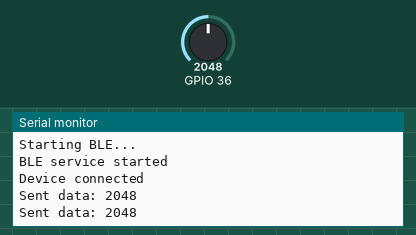
Simulated run of this sketch. Board: ESP32. Shown: the last lines printed to the serial monitor. Inputs (shaded band) come from the test bench; at power-on: GPIO 36 = 2048. Nothing arrives over Bluetooth unless stated; a phone connects over Bluetooth LE 3 s after start.

Above: at 4.8 s.
4.9 s: GPIO 36 set to 2866
At 5.5 s:
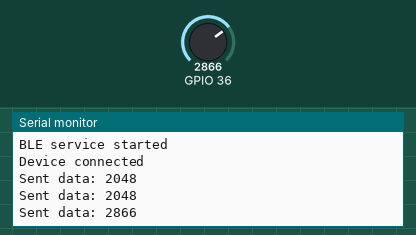
6.5 s: GPIO 36 set to 3603
At 7.8 s:
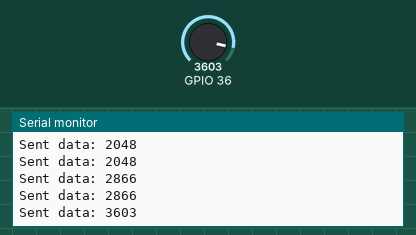
Timing chart, 0 to 9.5 s (numbered marks = the images above; inputs shaded):
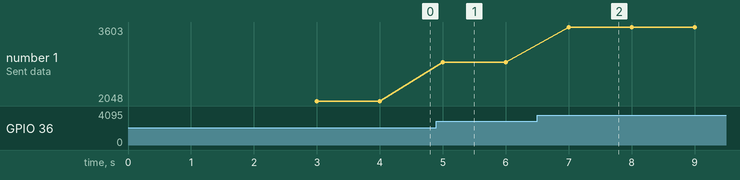

Measured:
- after the input at 4.9 s, the serial monitor: prints a new line after 0.10 s (image 1)
- after the input at 6.5 s, the serial monitor: prints a new line after 0.50 s (image 2)
- plotted number 1: 2048 → 2866 after the input at 4.9 s, 2866 → 3603 after the input at 6.5 s

The sketch:

iot.ino
```cpp
#include <Arduino.h>
#include <BLEDevice.h>
#include <BLEServer.h>

#define SERVICE_UUID "12345678-1234-1234-1234-123456789abc"
#define CHARACTERISTIC_UUID "abcd1234-abcd-1234-abcd-123456789abc"

BLECharacteristic *characteristic;
bool deviceConnected = false;

/**
 * @brief Callback for BLE connection events
 */
class ServerCallbacks : public BLEServerCallbacks {
  void onConnect(BLEServer* pServer) {
    deviceConnected = true;
    Serial.println("Device connected");
  }

  void onDisconnect(BLEServer* pServer) {
    deviceConnected = false;
    Serial.println("Device disconnected");
  }
};

void setup() {
  Serial.begin(115200);
  Serial.println("Starting BLE...");

  BLEDevice::init("ESP32-BLE");
  BLEServer *server = BLEDevice::createServer();
  server->setCallbacks(new ServerCallbacks());

  BLEService *service = server->createService(SERVICE_UUID);
  characteristic = service->createCharacteristic(
    CHARACTERISTIC_UUID,
    BLECharacteristic::PROPERTY_READ | BLECharacteristic::PROPERTY_WRITE
  );

  characteristic->setValue("Hello from ESP32");
  service->start();

  server->getAdvertising()->start();
  Serial.println("BLE service started");
}

void loop() {
  if (deviceConnected) {
    int sensorValue = analogRead(A0);
    String sensorData = String(sensorValue);
    characteristic->setValue(sensorData.c_str());
    Serial.println("Sent data: " + sensorData);
    delay(1000);
  }
}
```
